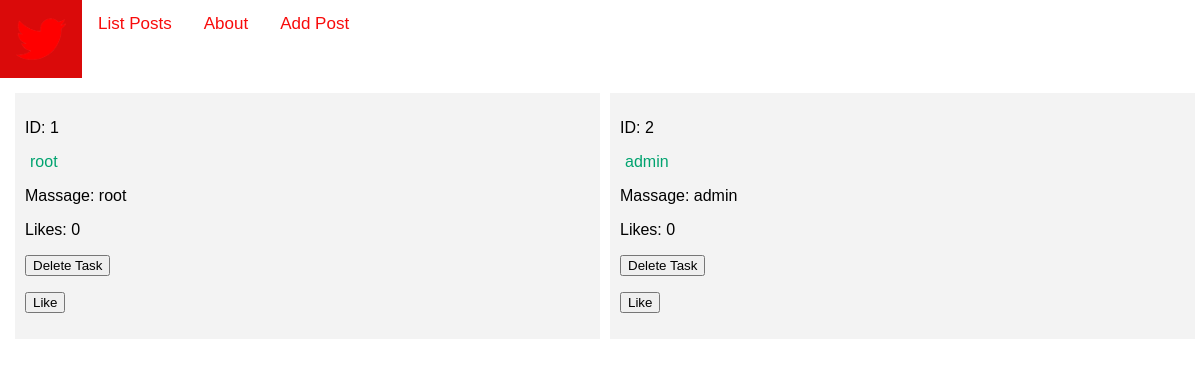
Before: / with the older database file.
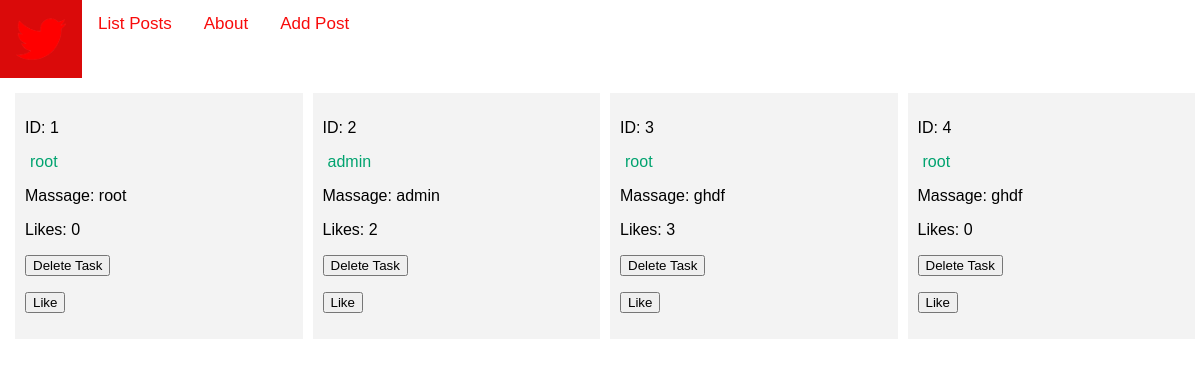
After: the same page with the newer database file.
### application/models.py (models this page shows)
class Posts(db.Model):
    id = db.Column(db.Integer, primary_key=True)
    message= db.Column(db.String(280),nullable = False)
    likes = db.Column(db.Integer, default=0)
    userID = db.Column(db.Integer , db.ForeignKey(Users.id), nullable=False)

class Users(db.Model):
    id = db.Column(db.Integer, primary_key=True)
    userName = db.Column(db.String(30))
    firstName = db.Column(db.String(30),nullable = True)
    lastName = db.Column(db.String(30),nullable = True)
    post=db.relationship('Posts', backref='post')

### application/routes.py (the view)
@app.route('/')
def index():
    posts = Posts.query.all()
    return render_template("task.html", ToDo=posts)

### application/templates/task.html (shortened to what this page needs)
{% extends "layout.html" %}
{% block body %}
<div class="content">
{% for todo in ToDo %}
<div class="post">
<p> ID: {{todo.id}} </p>
<p class="title">
    <a href="#">
        {{ todo.post.userName }}
    </a>
</p>
<p> Massage: {{ todo.message }} </p>
<p> Likes: {{ todo.likes }} </p>
<form action="{{ url_for('delete', t_name = todo.message) }}">
<button type="Delete">Delete Task</button>
</form>
<form action="{{ url_for('like', t_name = todo.message) }}">
<button type="Like">Like</button>
</form>
</div>
{% endfor %}
</div>
{% endblock body%}

### application/templates/layout.html (shortened to what this page needs)
<html>
    <head>
        </head>
        <body>
            <div class="topnav">
        <a href= "{{url_for('home')}}"><img src="{{url_for('static', filename='logo.png')}}" alt="chirp-logo" style="max-width: 150px; max-height: 50px"> </img></a>
        <a href="{{ url_for('index') }}">List Posts</a>
        <a href="{{ url_for('about') }}">About</a>
        <a href="{{ url_for('add') }}">Add Post</a>
    </div>
        <body>
          <div class="content">
        {% block body %}
        {% endblock body %}
        </div>
    </body>
 </html>

### application/templates/layout.html (style rules this page uses)
body { margin: 0; font-family: Arial, Helvetica, sans-serif; }
.topnav { overflow: hidden; background-color: rgb(255, 255, 255); }
.topnav a { float: left; color: #f80b0b; text-align: center; padding: 14px 16px; text-decoration: none; font-size: 17px; }
.title { margin: 5px; }
.content { margin: 5px; width: 100%; display: flex; flex-direction: row; flex-wrap: wrap; }
.post { flex: 20%; padding: 10px; margin: 5px; background-color: #f3f3f3; inline-size: 100%; }
.title a { color: #00a36f; text-decoration: none; }

Changed rows visible on the page:
changed Posts "admin": likes "0" → "2"
added Posts: id "3", post.userName "root", message "ghdf", likes "3"
added Posts: id "4", post.userName "root", message "ghdf", likes "0"
